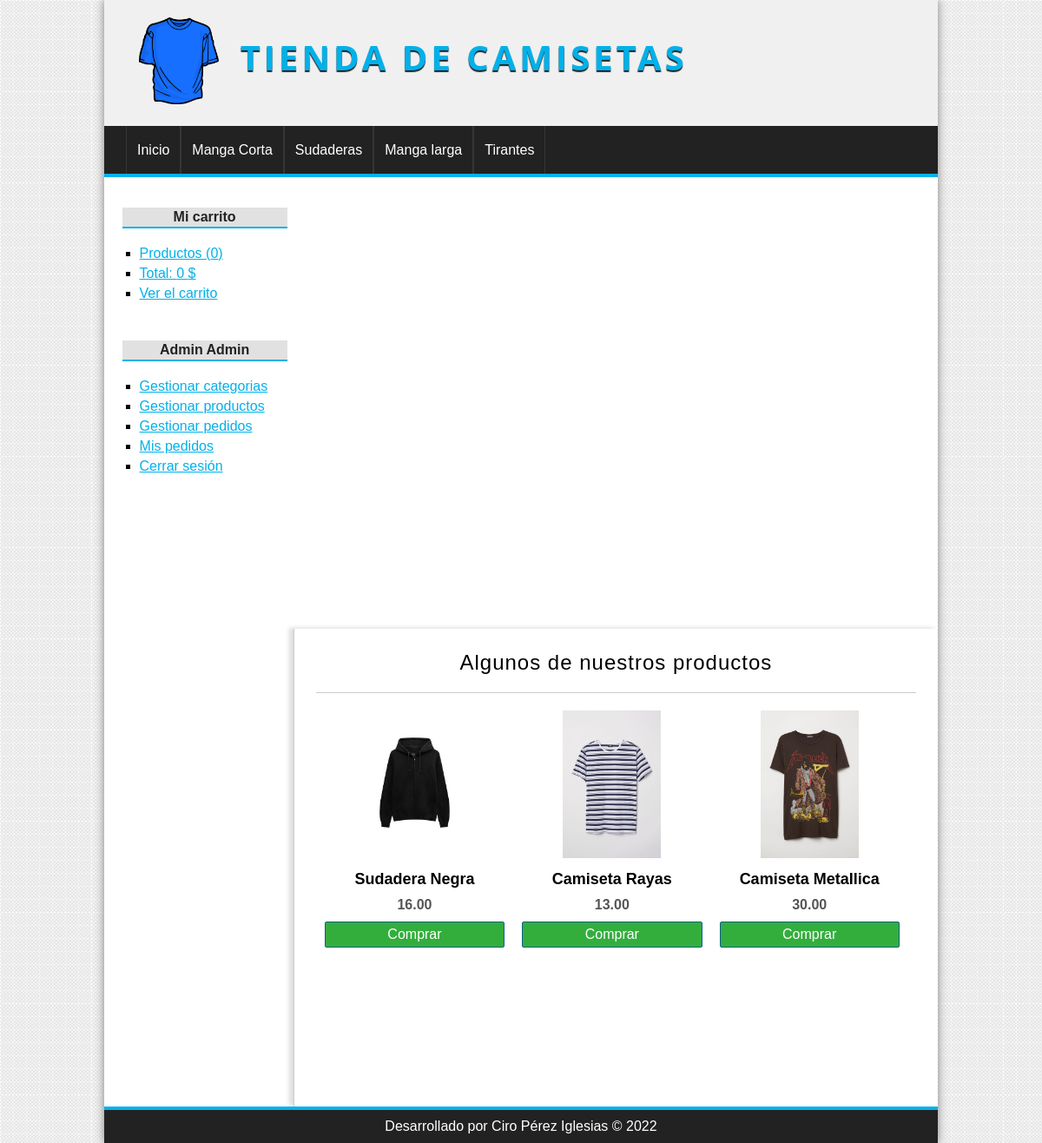
/ (signed in), run on the app's committed database.
### tables this page shows
CREATE TABLE `categorias` (
  `id` int(255) NOT NULL,
  `nombre` varchar(100) NOT NULL
);

CREATE TABLE `productos` (
  `id` int(255) NOT NULL,
  `categoria_id` int(255) NOT NULL,
  `nombre` varchar(100) NOT NULL,
  `descripcion` text DEFAULT NULL,
  `precio` float(100,2) NOT NULL,
  `stock` int(255) NOT NULL,
  `oferta` varchar(2) DEFAULT NULL,
  `fecha` date NOT NULL,
  `imagen` varchar(255) DEFAULT NULL
);

### config/db.php (called while the page is built)
<?php
class Database{
	public static function connect(){
		$db = new mysqli('localhost', 'root', '', 'tienda_master');
		$db->query("SET NAMES 'utf8'");
		return $db;
	}
}

### helpers/utils.php (called while the page is built, shortened)
<?php
class Utils{
	public static function showCategorias(){
		require_once 'models/categoria.php';
		$categoria = new Categoria();
		$categorias = $categoria->getAll();
		return $categorias;
	}
}

### models/categoria.php (called while the page is built, shortened)
<?php
class Categoria{
	private $db;
	public function __construct() {
		$this->db = Database::connect();
	}
	public function getAll(){
		$categorias = $this->db->query("SELECT * FROM categorias ORDER BY id DESC;");
		return $categorias;
	}
}

### controllers/ProductoController.php (called while the page is built, shortened)
<?php
require_once 'models/producto.php';
class productoController{
	public function index(){
		$producto = new Producto();
		$productos = $producto->getRandom(6);
		require_once 'views/producto/destacados.php';
	}
}

### models/producto.php (called while the page is built, shortened)
<?php
class Producto{
	private $db;
	public function __construct() {
		$this->db = Database::connect();
	}
	public function getRandom($limit){
		$productos = $this->db->query("SELECT * FROM productos ORDER BY RAND() LIMIT $limit");
		return $productos;
	}
}

### views/producto/destacados.php (the view)
<h1>Algunos de nuestros productos</h1>
<?php while($product = $productos->fetch_object()): ?>
	<div class="product">
		<a href="<?=base_url?>producto/ver&id=<?=$product->id?>">
			<?php if($product->imagen != null): ?>
				<img src="<?=base_url?>uploads/images/<?=$product->imagen?>" />
			<?php else: ?>
				<img src="<?=base_url?>assets/img/camiseta.png" />
			<?php endif; ?>
			<h2><?=$product->nombre?></h2>
		</a>
		<p><?=$product->precio?></p>
		<a href="<?=base_url?>carrito/add&id=<?=$product->id?>" class="button">Comprar</a>
	</div>
<?php endwhile; ?>

### views/layout/header.php (shortened to what this page needs)
<!DOCTYPE HTML>
<html lang="es">
	<head>
		<link rel="stylesheet" href="<?=base_url?>assets/css/styles.css" />
	</head>
	<body>
		<div id="container">
			<header id="header">
				<div id="logo">
					<img src="<?=base_url?>assets/img/camiseta.png" alt="Camiseta Logo" />
					<a href="<?=base_url?>">
						Tienda de camisetas
					</a>
				</div>
			</header>
			<?php $categorias = Utils::showCategorias(); ?>
			<nav id="menu">
				<ul>
					<li>
						<a href="<?=base_url?>">Inicio</a>
					</li>
					<?php while($cat = $categorias->fetch_object()): ?>
						<li>
							<a href="<?=base_url?>categoria/ver&id=<?=$cat->id?>"><?=$cat->nombre?></a>
						</li>
					<?php endwhile; ?>
				</ul>
			</nav>
			<div id="content">

### assets/css/styles.css (style rules this page uses)
* { padding: 0px; margin: 0px; font-family: sans-serif, Helvetica, Arial; }
body { background: url(../img/bg.png); }
a { color: #01B1EA; }
#container { width: 80%; margin: 0px auto; box-shadow: 0px 0px 10px gray; background: white; }
#header { height: 145px; background: #F0F0F0; }
#logo { padding: 20px; margin-left: 20px; float:left; }
#logo img { float:left; height: 100px; }
#logo a { float:left; font-size: 40px; letter-spacing: 4px; font-family: 'Open Sans', Helvetica, Arial; text-transform: uppercase; color: #01B1EA; font-weight: bold; text-decoration: none; margin-top: 18px; margin-left: 25px; text-shadow: 0px 2px 1px #222222; transition: all 300ms; }
#menu { clear:both; background: #222; color: white; height: 55px; border-bottom: 4px solid #01B1EA; }
#menu ul { list-style: none; text-decoration: none; margin: 0px auto; margin-left: 25px; }
#menu ul li { line-height: 55px; float:left; border-right: 1px solid #363636; }
#menu a { display: block; color: white; text-decoration: none; padding-left: 12px; padding-right: 12px; transition: all 300ms; }
#menu a:first-child { border-left: 1px solid #363636; }
#content { margin: 0px auto; overflow: hidden; background: white; }
input[type="button"], input[type="submit"], button, .button { display: block; border-radius: 2px; width: auto; padding: 5px; padding-left: 10px; padding-right: 10px; color: white; background: #2979CD; border: 1px solid #11608E; cursor:pointer; }
.button { background: #33AE3D; color: white !important; text-decoration: none; }
#central h1 { font-size: 24px; font-weight: normal; letter-spacing: 1px; text-align: center; border-bottom: 1px solid #ccc; margin-bottom: 20px; padding: 20px; padding-top: 0px; }
.product { width: 30%; float:left; margin-left: 10px; margin-right: 10px; margin-bottom: 30px; text-align: center; }
.product a { color:black; text-decoration: none; }
.product img { height:170px; margin-bottom: 10px; }
.product h2 { font-size: 18px; margin-bottom: 10px; }
.product p { font-weight: bold; color: #555; margin-bottom: 10px; }

### data on the page
categorias: nombre "Manga Corta"
categorias: nombre "Sudaderas"
categorias: nombre "Manga larga"
categorias: nombre "Tirantes"
productos: imagen (picture), nombre "Sudadera Negra", precio "16.00"
productos: imagen (picture), nombre "Camiseta Rayas", precio "13.00"
productos: imagen (picture), nombre "Camiseta Metallica", precio "30.00"

### other printed values
$stats['count'] "0"
$stats['total'] "0"
$_SESSION['identity']->nombre "Admin"
$_SESSION['identity']->apellidos "Admin"
